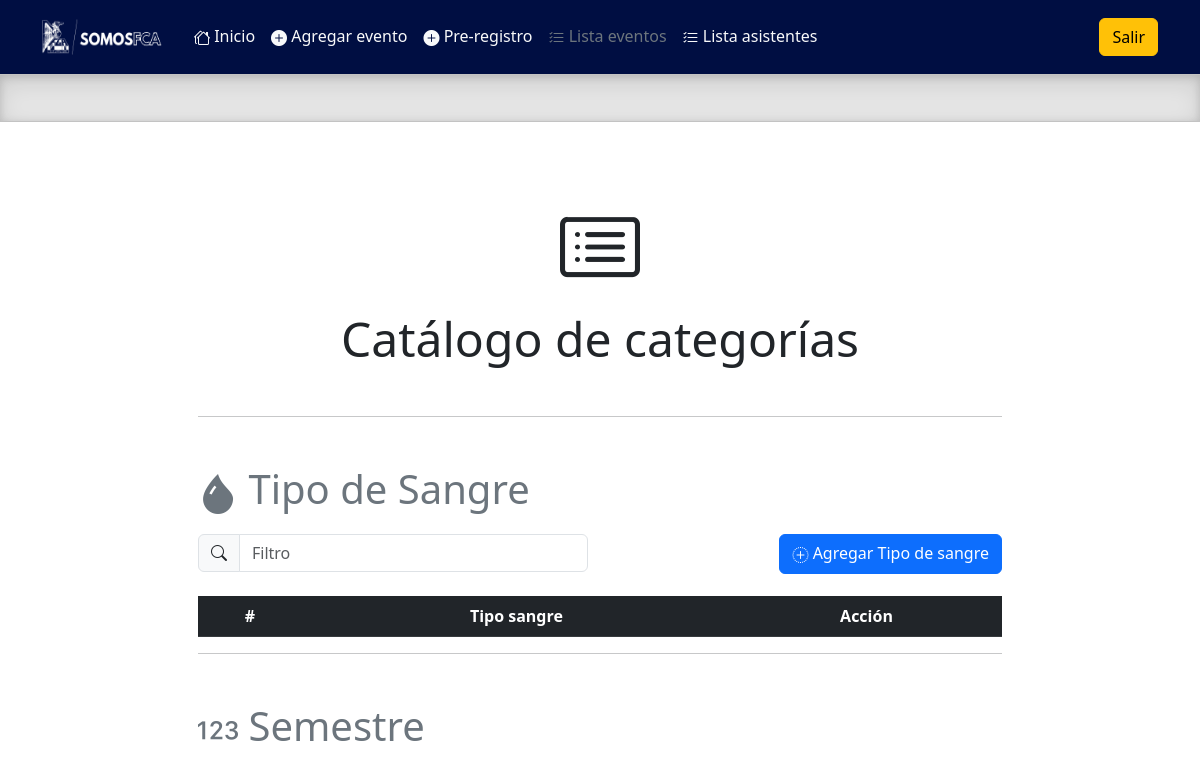
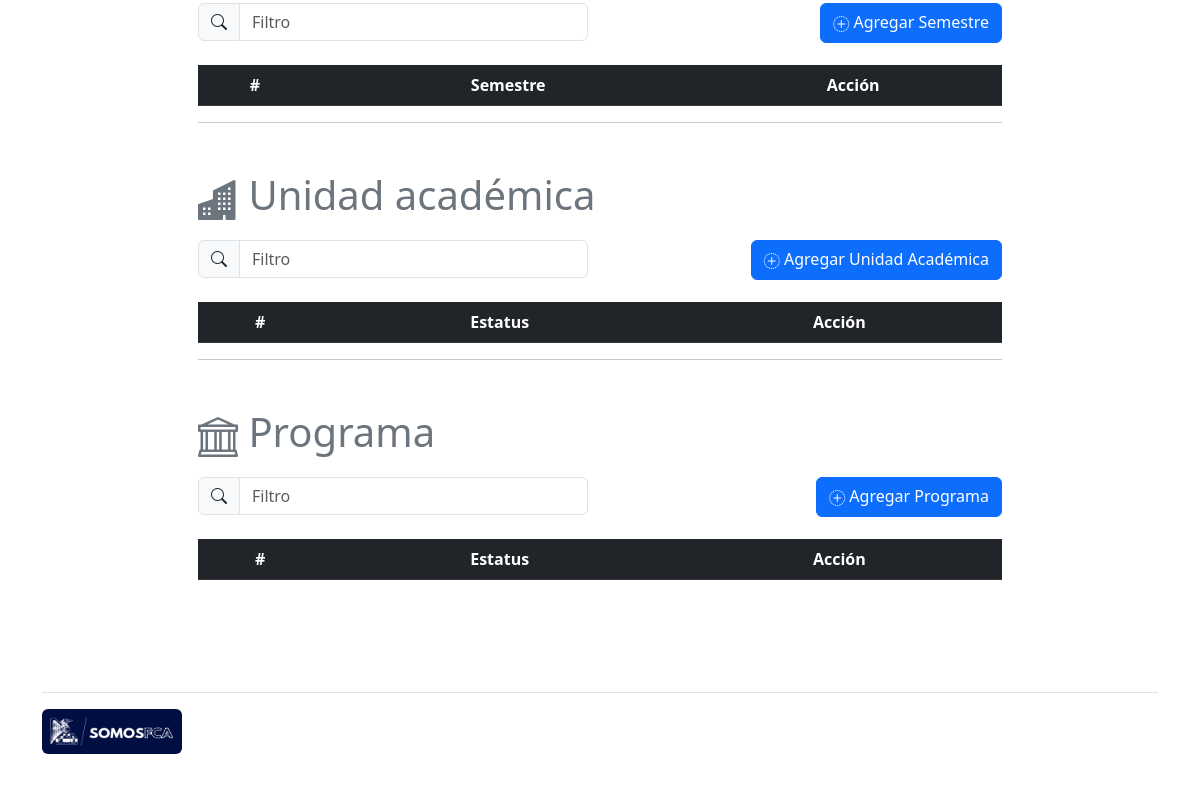
The page /admin/lista_catalogos.php on the database as committed earlier (2 pictures, top to bottom).
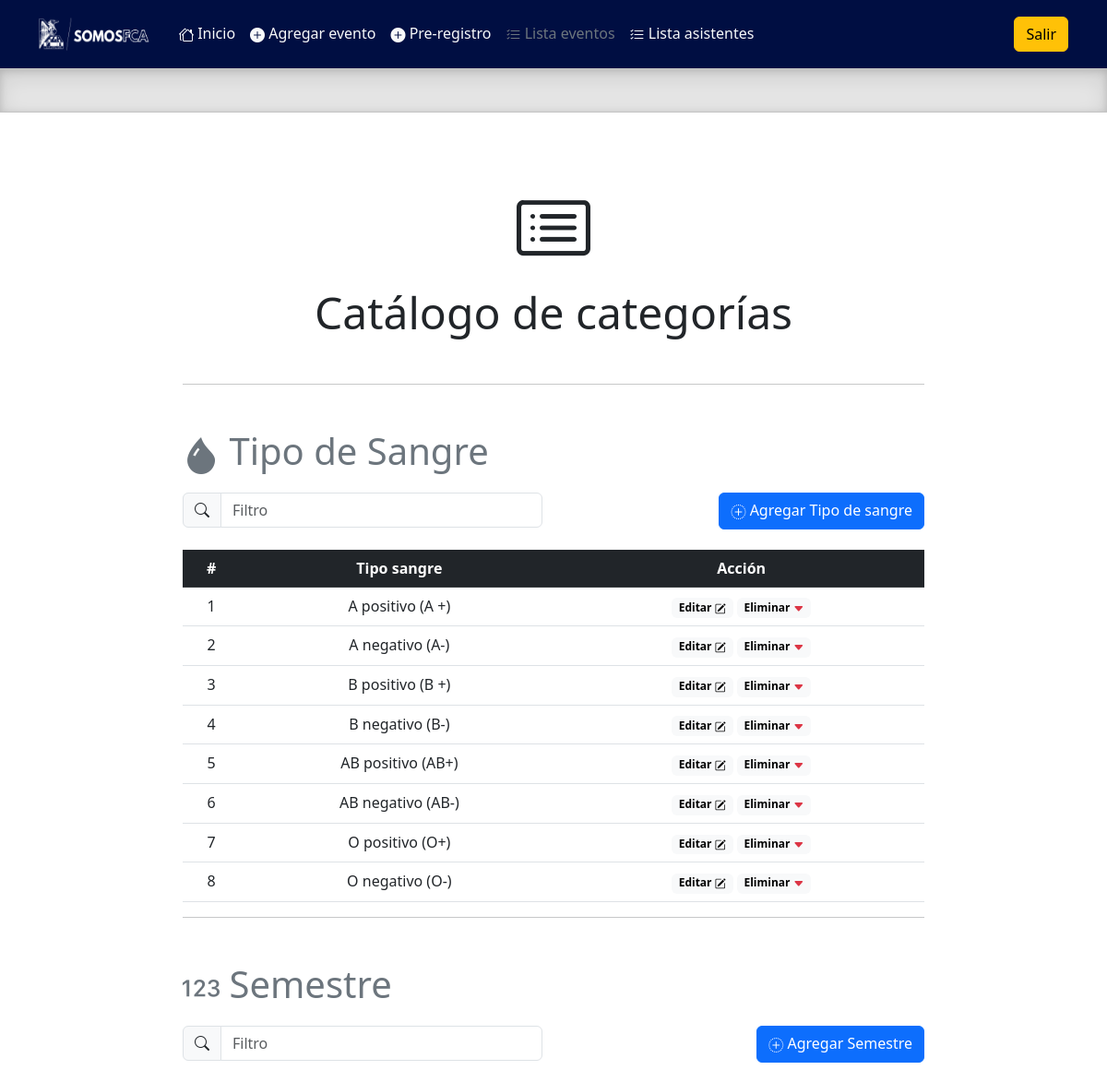
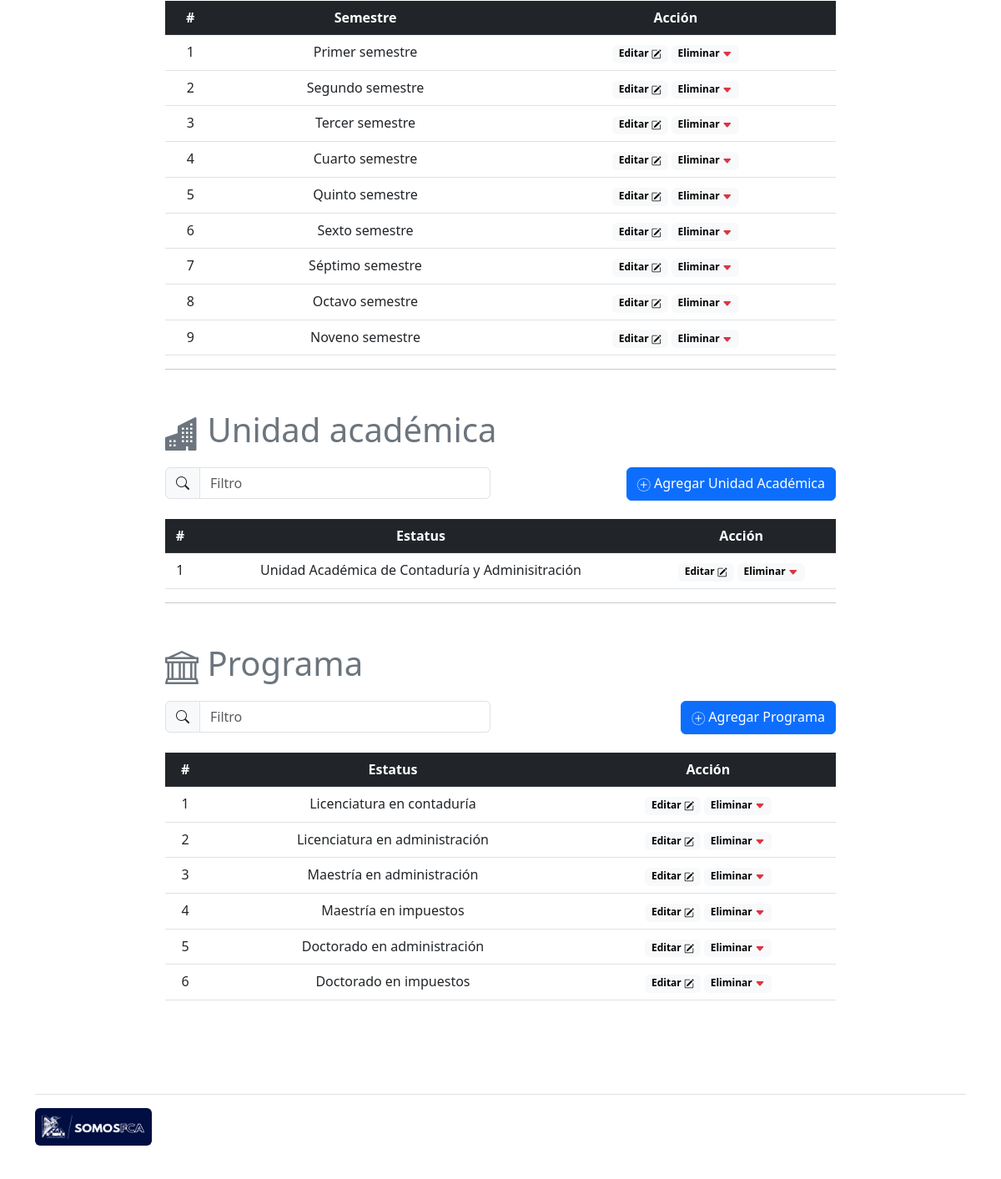
The same page on the database as committed later (2 pictures, top to bottom).
### tables this page shows
CREATE TABLE `sangre` (
  `id` int(11) NOT NULL,
  `tipo_sangre` varchar(20) NOT NULL
);

CREATE TABLE `semestre` (
  `id` int(11) NOT NULL,
  `semestre` varchar(20) NOT NULL
);

CREATE TABLE `unidad_academica` (
  `id` int(11) NOT NULL,
  `unidad_academica` varchar(50) NOT NULL
);

CREATE TABLE `programa` (
  `id` int(11) NOT NULL,
  `programa` varchar(50) NOT NULL
);

### admin/query/query_catalogos.php (called while the page is built)
<?php
include('prcd/qc.php');
$sqlSangre = "SELECT * FROM sangre ORDER BY id ASC";
$resultadosqlSangre = $conn->query($sqlSangre);
$sqlSemestre = "SELECT * FROM semestre ORDER BY id ASC";
$resultadosqlSemestre = $conn->query($sqlSemestre);
$sqlUAcademica = "SELECT * FROM unidad_academica ORDER BY id ASC";
$resultadoUAcademica = $conn->query($sqlUAcademica);
$sqlPrograma = "SELECT * FROM programa ORDER BY id ASC";
$resultadoPrograma = $conn->query($sqlPrograma);
?>

### admin/lista_catalogos.php (the view, shortened to what the changed rows need)
<!doctype html>
<html lang="en">
  <head>
    <link rel="stylesheet" href="https://cdn.jsdelivr.net/npm/bootstrap-icons@1.10.2/font/bootstrap-icons.css">
    <link href="../assets/dist/css/bootstrap.min.css" rel="stylesheet">
    <link href="headers.css" rel="stylesheet">
  </head>
  <body>
<main class="mb-0">
  <div class="container-fluid w-75 h-100 mt-1 mb-5 p-5">
    <h2 class="mt-4 mb-5 text-dark text-center">
        <p><i class="bi bi-card-list display-1"></i></p><span class="display-5">Catálogo de categorías</span></h2>
    <table class="table table-hover text-center">
        <thead class="table-dark">
            <tr>
            <th scope="col">#</th>
            <th scope="col">Tipo sangre</th>
            <th scope="col">Acción</th>
            </tr>
        </thead>
        <tbody id="myTable1">
        <?
        include ('query/query_catalogos.php');
        $x = 0;
        while($rowSangre = $resultadosqlSangre->fetch_assoc()){
          $x++;
          echo'
          <tr>
            <td>'.$x.'</td>
            <td>'.$rowSangre['tipo_sangre'].'</td>
            <td class="">
            <a href="#" data-bs-toggle="modal" data-bs-target="#editarSangre'.$rowSangre['id'].'"><span class="badge text-bg-light">Editar <i class="bi bi-pencil-square"></i></span><a>
            <a href="#" data-bs-toggle="modal" data-bs-target="#eliminarSangre'.$rowSangre['id'].'"><span class="badge text-bg-light">Eliminar <i class="bi bi-caret-down-fill text-danger"></i></span><a>
            </td>
          </tr>
          ';
          echo'
          <div class="modal fade bg-info" id="editarSangre'.$rowSangre['id'].'" tabindex="-1" aria-labelledby="exampleModalLabel" aria-hidden="true">
            <div class="modal-dialog modal-dialog-centered">
              <div class="modal-content">
                <div class="modal-header">
                  <h1 class="modal-title fs-5" id="exampleModalLabel">Editar Sangre</h1>
                  <button type="button" class="btn-close" data-bs-dismiss="modal" aria-label="Close"></button>
                </div>
                <form action="prcd/proceso_editar_sangre.php" method="POST">
                <input value="'.$rowSangre['id'].'" name="id" hidden>
                <div class="modal-body">
                  <p class="text-center">¿Deseas editar la categoría<strong> '.$rowSangre['tipo_sangre'].'?</strong></p>
                  <p class="text-center">
                    <div class="input-group mb-3">
                      <span class="input-group-text" id="basic-addon1"><i class="bi bi-droplet-fill"></i></span>
                      <input type="text" class="form-control" placeholder="Username" aria-label="Username" aria-describedby="basic-addon1" value="'.$rowSangre['tipo_sangre'].'" name="tipo_sangre" required>
                    </div>
                  </p>
                </div>
                <div class="modal-footer">
                  <button type="button" class="btn btn-secondary" data-bs-dismiss="modal">Cerrar</button>
                  <button type="submit" class="btn btn-primary">Editar</button>
                </form>
                </div>
              </div>
            </div>
          </div>
          ';
        }
        ?>
        </tbody>
    </table>
    <table class="table table-hover text-center">
        <thead class="table-dark">
            <tr>
            <th scope="col">#</th>
            <th scope="col">Semestre</th>
            <th scope="col">Acción</th>
            </tr>
        </thead>
        <tbody id="myTable2">
        <?
        $x = 0;
        while($rowSemestre = $resultadosqlSemestre->fetch_assoc()){
          $x++;
          echo'
          <tr>
            <td>'.$x.'</td>
            <td>'.$rowSemestre['semestre'].'</td>
            <td class="">
            <a href="#" data-bs-toggle="modal" data-bs-target="#editarSemestre'.$rowSemestre['id'].'"><span class="badge text-bg-light">Editar <i class="bi bi-pencil-square"></i></span></a>
            <a href="#" data-bs-toggle="modal" data-bs-target="#eliminarSemestre'.$rowSemestre['id'].'"><span class="badge text-bg-light">Eliminar <i class="bi bi-caret-down-fill text-danger"></i></span></a>
            </td>
          </tr>
          ';
        }
        ?>
        </tbody>
    </table>
    <table class="table table-hover text-center">
        <thead class="table-dark">
            <tr>
            <th scope="col">#</th>
            <th scope="col">Estatus</th>
            <th scope="col">Acción</th>
            </tr>
        </thead>
        <tbody id="myTable3">
        <?
        $x = 0;
        while($rowUAcademica = $resultadoUAcademica->fetch_assoc()){
          $x++;
          echo'
          <tr>
            <td>'.$x.'</td>
            <td>'.$rowUAcademica['unidad_academica'].'</td>
            <td class="">
            <a href="#" data-bs-toggle="modal" data-bs-target="#editarUAc'.$rowUAcademica['id'].'"><span class="badge text-bg-light">Editar <i class="bi bi-pencil-square"></i></span></a>
            <a href="#" data-bs-toggle="modal" data-bs-target="#eliminarUAc'.$rowUAcademica['id'].'"><span class="badge text-bg-light">Eliminar <i class="bi bi-caret-down-fill text-danger"></i></span></a>
            </td>
          </tr>
          ';
        }
        ?>
        </tbody>
    </table>
    <table class="table table-hover text-center">
        <thead class="table-dark">
            <tr>
            <th scope="col">#</th>
            <th scope="col">Estatus</th>
            <th scope="col">Acción</th>
            </tr>
        </thead>
        <tbody id="myTable4">
        <?
        $x = 0;
        while($rowPrograma = $resultadoPrograma->fetch_assoc()){
          $x++;
          echo'
          <tr>
            <td>'.$x.'</td>
            <td>'.$rowPrograma['programa'].'</td>
            <td class="">
            <a href="#" data-bs-toggle="modal" data-bs-target="#editarPrograma'.$rowPrograma['id'].'"><span class="badge text-bg-light">Editar <i class="bi bi-pencil-square"></i></span></a>
            <a href="#" data-bs-toggle="modal" data-bs-target="#eliminarPrograma'.$rowPrograma['id'].'"><span class="badge text-bg-light">Eliminar <i class="bi bi-caret-down-fill text-danger"></i></span></a>
            </td>
          </tr>
          ';
        }
        ?>
        </tbody>
    </table>
</main>
  </body>
</html>

Rows that differ between the two databases and show on the page:
added sangre: tipo_sangre "A positivo (A +)"
added sangre: tipo_sangre "A negativo (A-)"
added sangre: tipo_sangre "B positivo (B +)"
added sangre: tipo_sangre "B negativo (B-)"
added sangre: tipo_sangre "AB positivo (AB+)"
added sangre: tipo_sangre "AB negativo (AB-)"
added sangre: tipo_sangre "O positivo (O+)"
added sangre: tipo_sangre "O negativo (O-)"
added semestre: semestre "Primer semestre"
added semestre: semestre "Segundo semestre"
added semestre: semestre "Tercer semestre"
added semestre: semestre "Cuarto semestre"
added semestre: semestre "Quinto semestre"
added semestre: semestre "Sexto semestre"
added semestre: semestre "Séptimo semestre"
added semestre: semestre "Octavo semestre"
added semestre: semestre "Noveno semestre"
added unidad_academica: unidad_academica "Unidad Académica de Contaduría y Adminisitración"
added programa: programa "Licenciatura en contaduría"
added programa: programa "Licenciatura en administración"
added programa: programa "Maestría en administración"
added programa: programa "Maestría en impuestos"
added programa: programa "Doctorado en administración"
added programa: programa "Doctorado en impuestos"
